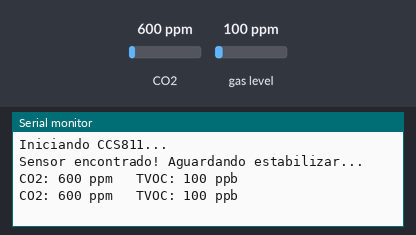
Simulated run of this sketch. Board: ESP32. On the bench: the last lines printed to the serial monitor. The test bench sets the inputs (shaded band); at power-on: CO2 600 ppm, gas level 100 ppm.

Above: at 2.2 s.
2.3 s: CO2 set to 452 ppm
At 3.6 s:
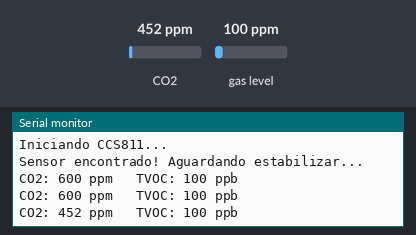
3.8 s: gas level set to 20 ppm
At 4.4 s:
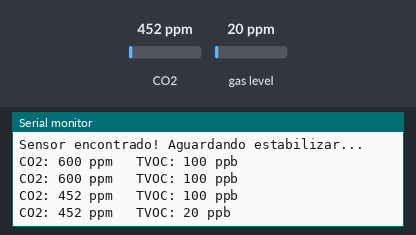
5.3 s: CO2 set to 1050 ppm
At 6.8 s:
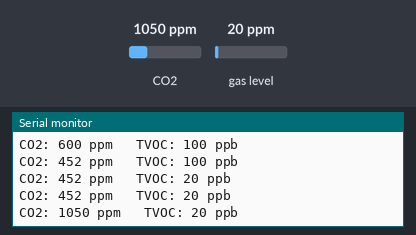
Timing chart, 0 to 8.3 s (numbered marks = the images above; inputs shaded):
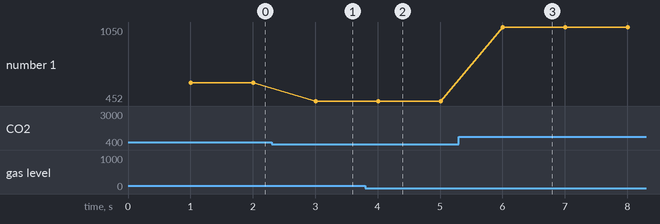

Measured:
- after the input at 2.3 s, the serial monitor: prints a new line after 0.70 s (image 1)
- after the input at 3.8 s, the serial monitor: prints a new line after 0.21 s (image 2)
- after the input at 5.3 s, the serial monitor: prints a new line after 0.71 s (image 3)
- plotted number 1: 600 → 452 after the input at 2.3 s, 452 → 1050 after the input at 5.3 s

The sketch:

2.CO2.ino
```cpp
#include <Wire.h>
#include "Adafruit_CCS811.h"

Adafruit_CCS811 ccs;

void setup() {
  Serial.begin(115200);
  delay(1000);

  Serial.println("Iniciando CCS811...");

  Wire.begin(21, 22);  // SDA = 21, SCL = 22

  if (!ccs.begin()) {
    Serial.println("Erro ao iniciar o sensor CCS811! Verifique conexões.");
    while (1);
  }

  Serial.println("Sensor encontrado! Aguardando estabilizar...");

  // Aguardar até o sensor estar pronto
  while (!ccs.available());
}

void loop() {
  if (ccs.available()) {
    if (!ccs.readData()) {
      Serial.print("CO2: ");
      Serial.print(ccs.geteCO2());
      Serial.print(" ppm   TVOC: ");
      Serial.print(ccs.getTVOC());
      Serial.println(" ppb");
    } else {
      Serial.println("Erro ao ler dados do CCS811!");
    }
  }

  delay(1000);
}
```
